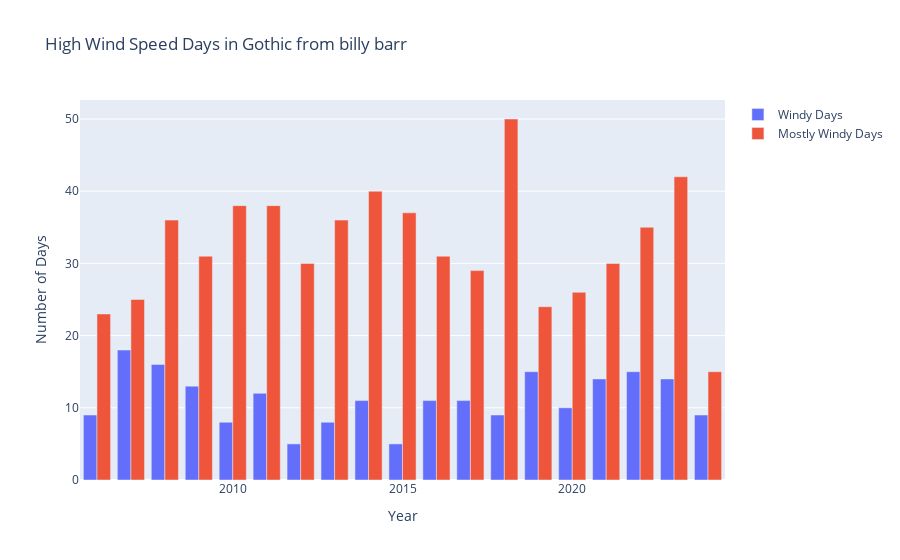

Notebook cell for this chart:
### Code cell
fig = go.Figure()
# create a side by side bar plot for each of the filtered datasets
windy = bb_wind_4_filtered.groupby('year').count()[' wind']
mostly_windy = bb_wind_3_filtered.groupby('year').count()[' wind']

fig.add_trace(go.Bar(
    x=windy.index,
    y=windy,
    name='Windy Days'
))
fig.add_trace(go.Bar(
    x=mostly_windy.index,
    y=mostly_windy,
    name='Mostly Windy Days'
))
fig.update_layout(
    title='High Wind Speed Days in Gothic from billy barr',
    xaxis_title='Year',
    yaxis_title='Number of Days'
)

### Figure 1 — Plotly figure (JSON) as saved in the notebook; plotly's stock layout.template omitted (floating-point values rounded to 4 significant figures)
{"data": [{"name": "Windy Days", "type": "bar", "x": [2006, 2007, 2008, 2009, 2010, 2011, 2012, 2013, 2014, 2015, 2016, 2017, 2018, 2019, 2020, 2021, 2022, 2023, 2024], "y": [9, 18, 16, 13, 8, 12, 5, 8, 11, 5, 11, 11, 9, 15, 10, 14, 15, 14, 9]}, {"name": "Mostly Windy Days", "type": "bar", "x": [2006, 2007, 2008, 2009, 2010, 2011, 2012, 2013, 2014, 2015, 2016, 2017, 2018, 2019, 2020, 2021, 2022, 2023, 2024], "y": [23, 25, 36, 31, 38, 38, 30, 36, 40, 37, 31, 29, 50, 24, 26, 30, 35, 42, 15]}], "layout": {"title": {"text": "High Wind Speed Days in Gothic from billy barr"}, "xaxis": {"title": {"text": "Year"}}, "yaxis": {"title": {"text": "Number of Days"}}}}
